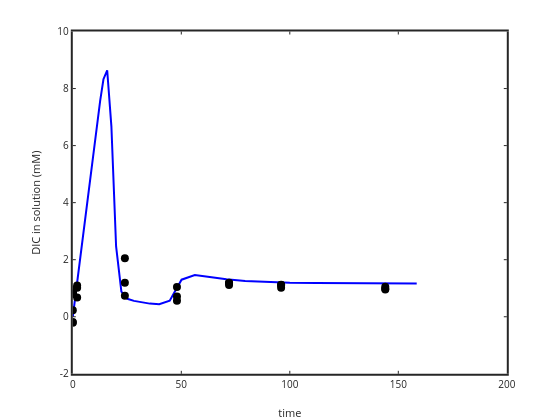

This figure's notebook cell:
### Code cell
plot(time,1e3*DIC,'b-','linewidth',2); ylabel('DIC in solution (mM)'); xlabel('time')
hold on
plot(sampletime,sampleDIC*1e3,'ko','markersize',8,'markerfacecolor','k')
set(gca,'linewidth',2)

### Figure 1 — Plotly figure (JSON) as saved in the notebook; plotly's stock layout.template omitted (floating-point values rounded to 4 significant figures)
{"data": [{"line": {"color": "rgb(0,0,255)", "dash": "solid", "width": 2}, "marker": {"color": "rgb(0,0,255)", "line": {"color": "rgb(0,0,255)"}, "size": 6, "symbol": "none"}, "mode": "lines", "name": "", "showlegend": false, "type": "scatter", "visibility": true, "x": [0, 1.122, 1.259, 1.413, 1.585, 1.778, 1.995, 2.239, 2.512, 2.818, 3.162, 3.548, 3.981, 4.467, 5.012, 5.623, 6.31, 7.079, 7.943, 8.913, 10, 11.22, 12.59, 14.13, 15.85, 17.78, 19.95, 22.39, 25.12, 28.18, 31.62, 35.48, 39.81, 44.67, 50.12, 56.23, 63.1, 70.79, 79.43, 89.13, 100, 112.2, 125.9, 141.3, 158.5], "xaxis": "x", "y": [0, 0.6822, 0.7659, 0.8597, 0.9679, 1.083, 1.217, 1.369, 1.531, 1.718, 1.927, 2.162, 2.433, 2.722, 3.062, 3.423, 3.839, 4.306, 4.826, 5.41, 6.064, 6.782, 7.563, 8.327, 8.64, 6.675, 2.465, 0.8822, 0.6301, 0.5564, 0.5022, 0.4602, 0.4385, 0.563, 1.3, 1.46, 1.393, 1.314, 1.257, 1.219, 1.195, 1.18, 1.172, 1.168, 1.166], "yaxis": "y"}, {"line": {"color": "rgb(0,0,0)", "width": 0.5}, "marker": {"color": "rgb(0,0,0)", "line": {"color": "rgb(0,0,0)"}, "size": 8, "symbol": "circle"}, "mode": "markers", "name": "", "showlegend": false, "type": "scatter", "visibility": true, "x": [0, 0.1, 2, 24, 48, 72, 96, 144, 0, 0.1, 2, 24, 48, 72, 96, 144, 0, 0.1, 2, 24, 48, 72, 96, 144], "xaxis": "x", "y": [-0.1881, 0.7954, 1.014, 0.7376, 0.5577, 1.186, 1.115, 1.049, -0.2068, 0.8275, 0.6705, 2.053, 0.709, 1.114, 1.121, 0.9826, 0.2322, 0.9485, 1.099, 1.195, 1.043, 1.191, 1.02, 0.9578], "yaxis": "y"}], "layout": {"height": 420, "hovermode": "closest", "margin": {"b": 0, "l": 0, "r": 0, "t": 0}, "plot_bgcolor": "rgba(0,0,0,0)", "showlegend": false, "width": 560, "xaxis": {"anchor": "y", "autorange": false, "domain": [0.13, 0.905], "exponentformat": "none", "gridcolor": "rgba(38,38,38,0.15)", "gridwidth": 2, "linecolor": "rgb(38,38,38)", "linewidth": 2, "mirror": "ticks", "range": [0, 200], "showgrid": false, "showline": true, "side": "bottom", "spikedash": "solid", "spikemode": "across", "spikesides": false, "spikethickness": 1, "tickangle": 0, "tickcolor": "rgb(38,38,38)", "tickfont": {"color": "rgb(38,38,38)", "size": 10}, "ticklen": 3, "ticks": "inside", "ticktext": ["0", "50", "100", "150", "200"], "tickvals": [0, 50, 100, 150, 200], "title": {"font": {"color": "rgb(38,38,38)", "size": 11}, "text": "time"}, "type": "linear", "visible": true, "zeroline": false}, "yaxis": {"anchor": "x", "autorange": false, "domain": [0.11, 0.925], "exponentformat": "none", "gridcolor": "rgba(38,38,38,0.15)", "gridwidth": 2, "linecolor": "rgb(38,38,38)", "linewidth": 2, "mirror": "ticks", "range": [-2, 10], "showgrid": false, "showline": true, "side": "left", "spikedash": "solid", "spikemode": "across", "spikesides": false, "spikethickness": 1, "tickangle": 0, "tickcolor": "rgb(38,38,38)", "tickfont": {"color": "rgb(38,38,38)", "size": 10}, "ticklen": 3, "ticks": "inside", "ticktext": ["-2", "0", "2", "4", "6", "8", "10"], "tickvals": [-2, 0, 2, 4, 6, 8, 10], "title": {"font": {"color": "rgb(38,38,38)", "size": 11}, "text": "DIC in solution (mM)"}, "type": "linear", "visible": true, "zeroline": false}}}
